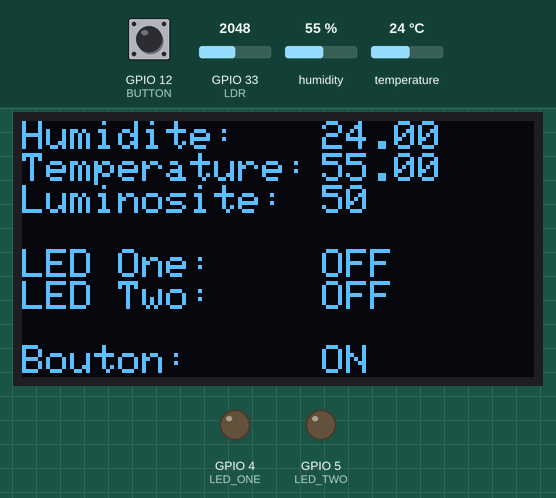
Bench run of a program on a simulated ESP32. Shown: 128×64 one-colour display, output pins drawn as LEDs (lit = HIGH). Inputs (shaded band) come from the test bench; at power-on: humidity 55 %, GPIO 33 (LDR) = 2048, GPIO 12 (BUTTON) HIGH, temperature 24 °C. WiFi joins after 1.5 s; servers stay silent unless stated; what the program prints to the serial monitor is not drawn.

Above: at 3.2 s.
3.3 s: humidity set to 22 %
At 5.0 s:
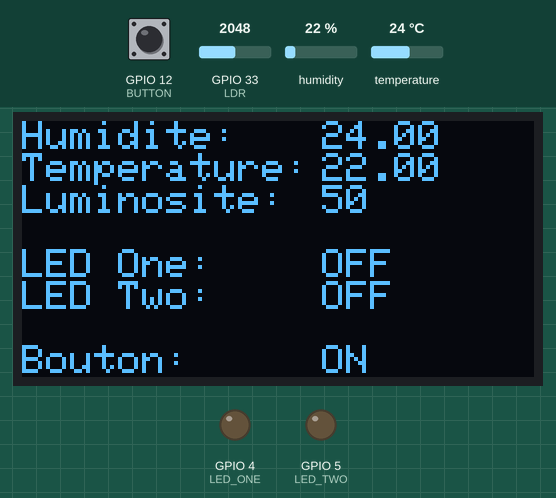
6.2 s: GPIO 33 (LDR) set to 2866
At 6.6 s:
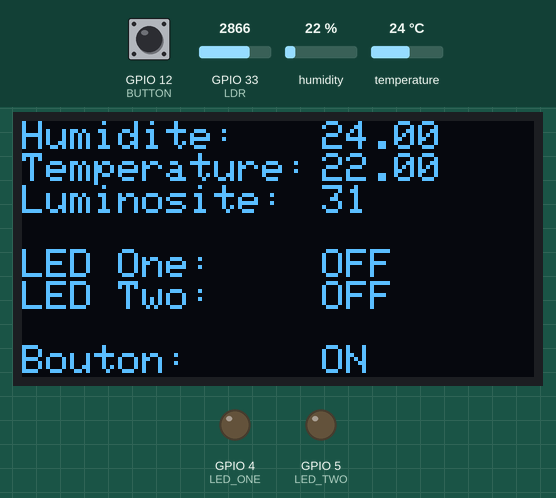
7.7 s: GPIO 12 (BUTTON) pulled LOW for 1 s
At 8.4 s:
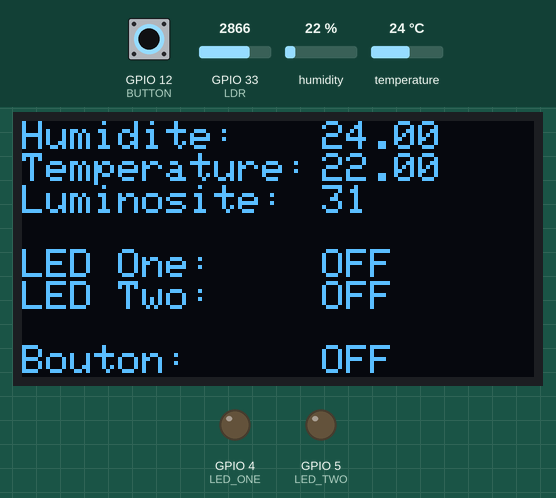
10.3 s: temperature set to 12 °C
At 12.6 s:
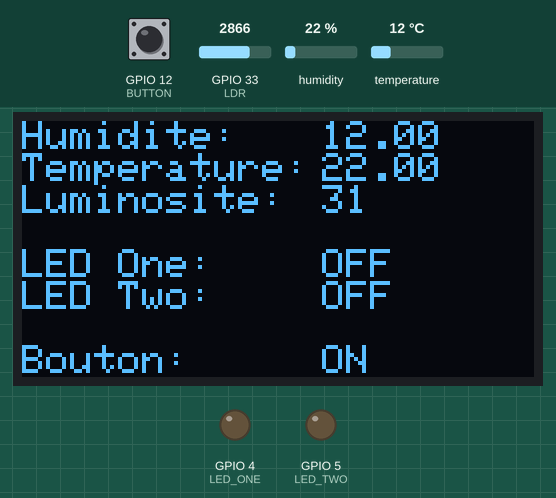
13.3 s: GPIO 33 (LDR) set to 3603
At 14.3 s:
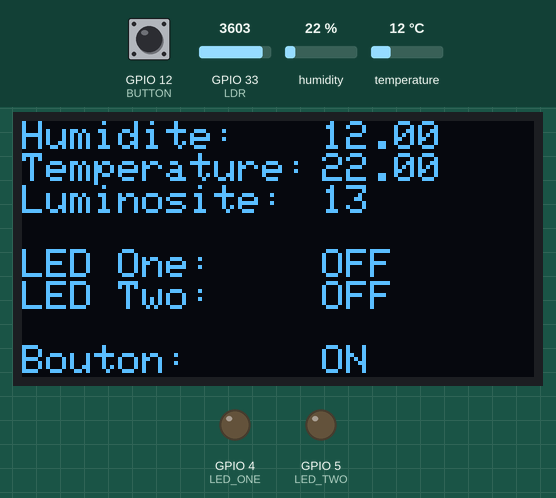
14.8 s: GPIO 12 (BUTTON) pulled LOW for 1 s
At 15.7 s:
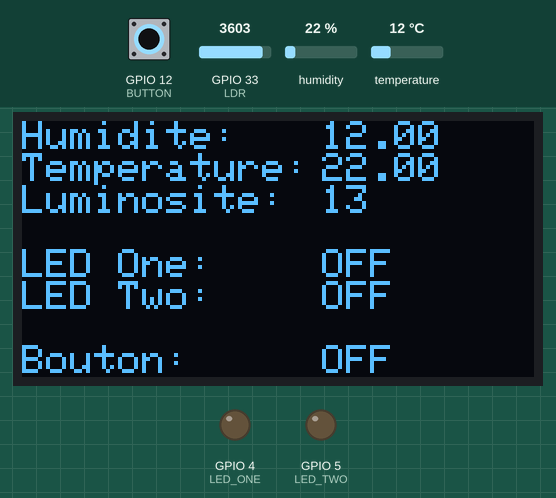
Timing chart, 0 to 17.8 s (numbered marks = the images above; inputs shaded):
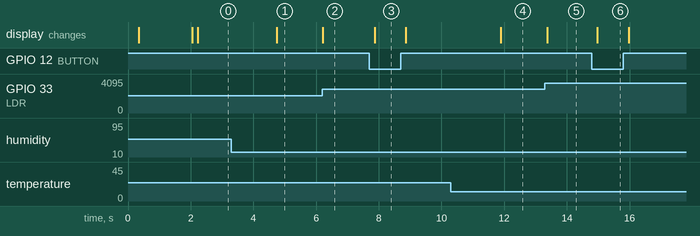

Measured:
- after the input at 3.3 s, the display: changes after 1.4 s (image 1)
- after the input at 6.2 s, the display: changes at once (image 2)
- after the input at 7.7 s, the display: changes after 0.17 s (image 3)
- after the input at 10.3 s, the display: changes after 1.6 s (image 4)
- after the input at 13.3 s, the display: changes after 0.08 s (image 5)
- after the input at 14.8 s, the display: changes after 0.17 s (image 6)

The program:

main.cpp
```cpp
#include <Adafruit_Sensor.h>
#include <Arduino.h>
#include <DHT.h>
#include <Firebase_ESP_Client.h>
#include <SSD1306AsciiWire.h>
#include <WiFi.h>
#include "addons/RTDBHelper.h"
#include "addons/TokenHelper.h"

#define WIFI_SSID "mohamed"
#define WIFI_PASSWORD "1234momo"

#define API_KEY "AIzaSyC-KavwQ3sYFR7Sm1EGR-52KY4WW6dGaf8"
#define DATABASE_URL "https://tpfire-d8ac6-default-rtdb.europe-west1.firebasedatabase.app/"


#define BUTTON 12
#define DHTPIN 26
#define DHTTYPE DHT11
#define LDR 33
#define LED_ONE 4
#define LED_TWO 5

FirebaseAuth auth;
FirebaseConfig config;

FirebaseData stream;
FirebaseData fbdo;

unsigned long sendDataPrevMillis, updateDisplayPrevMillis = 0;

bool oldButtonState;
bool ledOne, ledTwo = false;

volatile bool dataChanged = false;

DHT dht(DHTPIN, DHTTYPE);
SSD1306AsciiWire oled;

void sendTelemetry() {
  FirebaseJson json;

  json.add("brightness", map(analogRead(LDR), 0, 4095, 100, 0));
  json.add("humidity", dht.readHumidity());
  json.add("temperature", dht.readTemperature());

  Firebase.RTDB.pushJSON(&fbdo, "/ESP32/tele", &json);
}

void sendState() {
  bool state = digitalRead(BUTTON);

  if (state != oldButtonState || dataChanged) {
    FirebaseJson json;

    json.add("button", state);
    json.add("light_one", ledOne);
    json.add("light_two", ledTwo);

    Firebase.RTDB.setJSON(&fbdo, "ESP32/state", &json);
    oldButtonState = state;
  }
}

void updateDisplay() {
  oled.setCursor(75, 0);
  oled.clearField(75, 0, 50);
  oled.print(dht.readTemperature());
  oled.setCursor(75, 1);
  oled.clearField(75, 1, 50);
  oled.print(dht.readHumidity());
  oled.setCursor(75, 2);
  oled.clearField(75, 2, 50);
  oled.print(map(analogRead(LDR), 0, 4095, 100, 0));

  oled.setCursor(75, 4);
  oled.clearField(75, 4, 50);
  oled.print(ledOne ? "ON" : "OFF");
  oled.setCursor(75, 5);
  oled.clearField(75, 5, 50);
  oled.print(ledTwo ? "ON" : "OFF");

  oled.setCursor(75, 7);
  oled.clearField(75, 7, 50);
  oled.print(digitalRead(BUTTON) ? "ON" : "OFF");
}

void streamCallback(FirebaseStream data) {
  Serial.println(data.jsonString());

  FirebaseJsonData result;

  if (data.jsonObject().get(result, "light_one")) {
    ledOne = (bool)result.boolValue;
  }
  if (data.jsonObject().get(result, "light_two")) {
    ledTwo = (bool)result.boolValue;
  }

  dataChanged = true;
}

void streamTimeoutCallback(bool timeout) {
  if (timeout)
    Serial.println("stream timed out, resuming...\n");

  if (!stream.httpConnected())
    Serial.printf("error code: %d, reason: %s\n\n", stream.httpCode(),
                  stream.errorReason().c_str());
}

void setup() {
  Serial.begin(115200);

  pinMode(BUTTON, INPUT);
  pinMode(LED_ONE, OUTPUT);
  pinMode(LED_TWO, OUTPUT);

  dht.begin();

  Wire.begin(21, 22);
  delay(250);
  oled.begin(&Adafruit128x64, 0x3C, -1);
  oled.setFont(Adafruit5x7);
  oled.clear();
  oled.print("Demarrage...");

  WiFi.begin(WIFI_SSID, WIFI_PASSWORD);
  Serial.print("Connecting to Wi-Fi");
  while (WiFi.status() != WL_CONNECTED) {
    Serial.print(".");
    delay(300);
  }
  Serial.println();
  Serial.print("Connected with IP: ");
  Serial.println(WiFi.localIP());
  Serial.println();

  Serial.printf("Firebase Client v%s\n\n", FIREBASE_CLIENT_VERSION);

  config.api_key = API_KEY;
  config.database_url = DATABASE_URL;
  config.token_status_callback =
      tokenStatusCallback;  // see addons/TokenHelper.h
  // config.signer.tokens.legacy_token = "<database secret>";

  // To connect without auth in Test Mode, see
  // Authentications/TestMode/TestMode.ino
  if (Firebase.signUp(&config, &auth, "", "")) {
    Serial.println("ok");
  } else {
    Serial.printf("%s\n", config.signer.signupError.message.c_str());
  }

  Firebase.begin(&config, &auth);
  Firebase.reconnectWiFi(true);

  if (!Firebase.RTDB.beginStream(&stream, "/ESP32/cmd"))
    Serial.printf("sreams begin error, %s\n\n", stream.errorReason().c_str());

  Firebase.RTDB.setStreamCallback(&stream, streamCallback,
                                  streamTimeoutCallback);

  /** Timeout options, below is default config.
  //WiFi reconnect timeout (interval) in ms (10 sec - 5 min) when WiFi
  disconnected. config.timeout.wifiReconnect = 10 * 1000;
  //Socket begin connection timeout (ESP32) or data transfer timeout (ESP8266)
  in ms (1 sec - 1 min). config.timeout.socketConnection = 30 * 1000;
  //ESP32 SSL handshake in ms (1 sec - 2 min). This option doesn't allow in
  ESP8266 core library. config.timeout.sslHandshake = 2 * 60 * 1000;
  //Server response read timeout in ms (1 sec - 1 min).
  config.timeout.serverResponse = 10 * 1000;
  //RTDB Stream keep-alive timeout in ms (20 sec - 2 min) when no server's
  keep-alive event data received. config.timeout.rtdbKeepAlive = 45 * 1000;
  //RTDB Stream reconnect timeout (interval) in ms (1 sec - 1 min) when RTDB
  Stream closed and want to resume. config.timeout.rtdbStreamReconnect = 1 *
  1000;
  //RTDB Stream error notification timeout (interval) in ms (3 sec - 30 sec). It
  determines how often the readStream
  //will return false (error) when it called repeatedly in loop.
  config.timeout.rtdbStreamError = 3 * 1000;
  */

  oled.clear();
  oled.setCursor(0, 0);
  oled.print("Humidite: ");
  oled.setCursor(0, 1);
  oled.print("Temperature: ");
  oled.setCursor(0, 2);
  oled.print("Luminosite: ");

  oled.setCursor(0, 4);
  oled.print("LED One: ");
  oled.setCursor(0, 5);
  oled.print("LED Two: ");

  oled.setCursor(0, 7);
  oled.print("Bouton: ");
}

void loop() {
  if (Firebase.ready())
    sendState();

  if (millis() - updateDisplayPrevMillis > 500 ||
      updateDisplayPrevMillis == 0) {
    updateDisplayPrevMillis = millis();
    updateDisplay();
  }
  if (Firebase.ready() &&
      (millis() - sendDataPrevMillis > 30000 || sendDataPrevMillis == 0)) {
    sendDataPrevMillis = millis();
    sendTelemetry();
  }

  if (dataChanged) {
    dataChanged = false;
    digitalWrite(LED_ONE, ledOne);
    digitalWrite(LED_TWO, ledTwo);
  }
}
```
